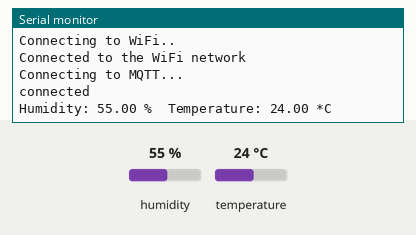
Simulated run of this sketch. Board: ESP32. Parts: the last lines printed to the serial monitor. The inputs (shaded band) are chosen by the test bench; at power-on: humidity 55 %, temperature 24 °C. WiFi joins after 1.5 s; servers stay silent unless stated; no MQTT or app messages arrive unless stated.

Above: at 2.7 s.
2.8 s: humidity set to 22 %
At 5.6 s:
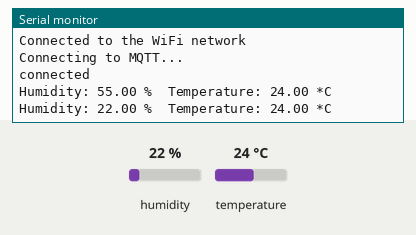
6.6 s: temperature set to 12 °C
At 8.8 s:
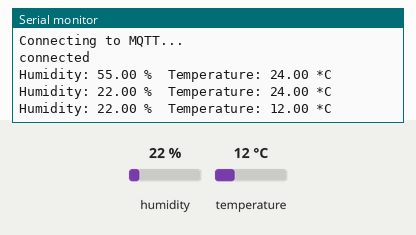
10.4 s: humidity set to 40 %
At 12.0 s:
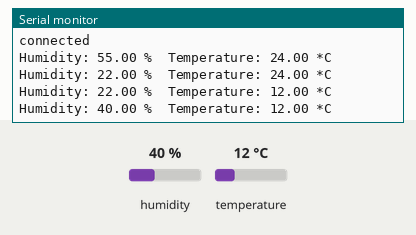
Timing chart, 0 to 13.5 s (numbered marks = the images above; inputs shaded):
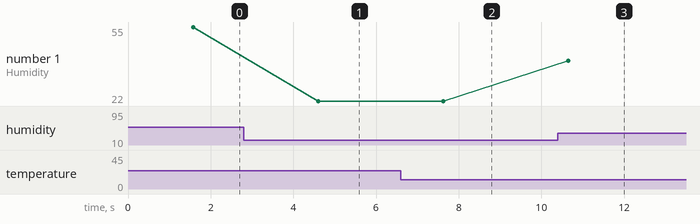

Measured:
- after the input at 2.8 s, the serial monitor: prints a new line after 1.8 s (image 1)
- after the input at 6.6 s, the serial monitor: prints a new line after 1.0 s (image 2)
- after the input at 10.4 s, the serial monitor: prints a new line after 0.25 s (image 3)
- plotted number 1: 55 → 22 after the input at 2.8 s, 22 → 40 after the input at 10.4 s

The sketch:

SendDataToBrokerESP.ino
```cpp
#include <WiFi.h>
#include <PubSubClient.h>
#include "DHT.h"

#define DHTPIN 13
#define DHTTYPE DHT11
DHT dht(DHTPIN, DHTTYPE);


const char* ssid = "YOUR WIFI SSID";
const char* password = "YOUR WIFI PASSWD";
const char* mqttServer = "RASPBERRY PI IP";
const int mqttPort = 1883;
const char* mqttUser = "Jeff";
const char* mqttPassword = "123";
const char* clientID = "client_esp32";


const char* temp_topic = "home/esp32/temperatuur";
const char* hum_topic = "home/esp32/humidity";


WiFiClient espClient;
PubSubClient client(espClient);

void setup() {
  Serial.begin(115200);
  dht.begin();
  WiFi.begin(ssid, password);

  while (WiFi.status() != WL_CONNECTED)
  {
    delay(500);
    Serial.println("Connecting to WiFi..");
  }
  Serial.println("Connected to the WiFi network");
  client.setServer(mqttServer, mqttPort);


  while (!client.connected()) {
    Serial.println("Connecting to MQTT...");
    if (client.connect("ESP32Client", mqttUser, mqttPassword ))
    {
      Serial.println("connected");
    } else
    {
      Serial.print("failed with state ");
      Serial.print(client.state());
      delay(2000);
    }
  }
}

void loop() {
  client.loop();

  float hum = dht.readHumidity();
  float temp = dht.readTemperature();

  // check if returns are valid and print the sensor data
  if (isnan(temp) || isnan(hum)) {
    Serial.println("Failed to read from DHT");
  } else {
    Serial.print("Humidity: ");
    Serial.print(hum);
    Serial.print(" %\t");
    Serial.print("Temperature: ");
    Serial.print(temp);
    Serial.println(" *C");
  }

  String tempMQTT = String((float)temp);
  String humMQTT = String((float)hum);


  if (tempMQTT != "nan" && humMQTT != "nan") {
    client.publish(temp_topic, tempMQTT.c_str());
    delay(1000);
    client.publish(hum_topic, humMQTT.c_str());
    delay(1000);
  }

  delay(1000); // Wait for 55 seconds
}
```
